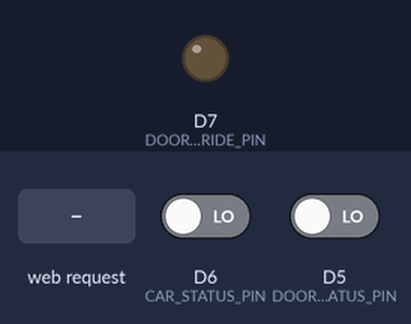
Simulated run of this sketch. Board: ESP8266 (NodeMCU). Parts: output pins drawn as LEDs (lit = HIGH). The inputs (shaded band) are chosen by the test bench; at power-on: D6 (CAR_STATUS_PIN) LOW, D5 (DOOR_STATUS_PIN) LOW. What the sketch prints to the serial monitor is not drawn.

Above: at 1.3 s.
1.4 s: HTTP request GET /door_override received
At 1.5 s:
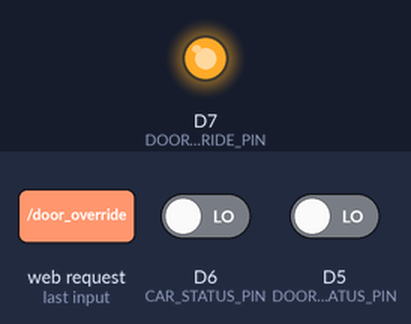
Timing chart, 0 to 4.4 s (numbered marks = the images above; inputs shaded):
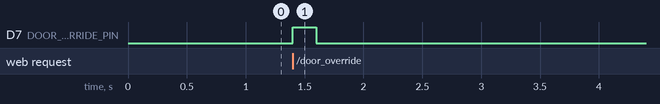

The sketch:

dooropener.ino
```cpp
#include <ESP8266WiFi.h>
#include <ESP8266WebServer.h>

/* Put your SSID & Password */
const char* ssid = "Garage Interface";  // Enter SSID here
const char* password = "12345678";  //Enter Password here

const int DOOR_STATUS_PIN = D5;
const int CAR_STATUS_PIN = D6;
const int DOOR_OVERRIDE_PIN = D7;

/* Put IP Address details */
IPAddress local_ip(192,168,1,1);
IPAddress gateway(192,168,1,1);
IPAddress subnet(255,255,255,0);

ESP8266WebServer server(80);


void setup() {
	Serial.begin(115200);
	pinMode(DOOR_STATUS_PIN, INPUT);
	pinMode(CAR_STATUS_PIN, INPUT);
	pinMode(DOOR_OVERRIDE_PIN, OUTPUT);

	WiFi.softAP(ssid, password, 1, 1);
	WiFi.softAPConfig(local_ip, gateway, subnet);
	delay(100);

	server.on("/", handle_root);
	server.on("/door_override", handle_door_override);
	server.onNotFound(handle_NotFound);

	server.begin();
	Serial.println("HTTP server started");
}
void loop() {
	server.handleClient();
}

void handle_root() {
	server.send(200, "text/html", SendHTML());
}

void handle_door_override() {
	digitalWrite(DOOR_OVERRIDE_PIN, HIGH);
	delay(200);
	digitalWrite(DOOR_OVERRIDE_PIN, LOW);
	server.send(200, "text/html", SendHTML());
}

void handle_NotFound() {
	server.send(404, "text/plain", "Not found");
}

String SendHTML() {
	int door_status = digitalRead(DOOR_STATUS_PIN);
	int car_status = digitalRead(CAR_STATUS_PIN);

	String ptr = "<!DOCTYPE html> <html>\n";
	ptr +="<head><meta name=\"viewport\" content=\"width=device-width, initial-scale=1.0, user-scalable=no\">\n";
	ptr +="<title>Garage Control</title>\n";
	ptr +="<style>html { font-family: Helvetica; display: inline-block; margin: 0px auto; text-align: center;}\n";
	ptr +="body{margin-top: 50px;} h1 {color: #444444;margin: 50px auto 30px;} h3 {color: #444444;margin-bottom: 50px;}\n";
	ptr +=".button {display: block;width: 120px;background-color: #1abc9c;border: none;color: white;padding: 13px 30px;text-decoration: none;font-size: 25px;margin: 0px auto 35px;cursor: pointer;border-radius: 4px;}\n";
	ptr +=".button-on {background-color: #1abc9c;}\n";
	ptr +=".button-on:active {background-color: #16a085;}\n";
	ptr +=".button-off {background-color: #34495e;}\n";
	ptr +=".button-off:active {background-color: #2c3e50;}\n";
	ptr +="p {font-size: 14px;color: #888;margin-bottom: 10px;}\n";
	ptr +="</style>\n";
	ptr +="</head>\n";
	ptr +="<body>\n";
	ptr +="<h1>Garage Door Interface 1.0</h1>\n";
	ptr +="<h3>Using Access Point(AP) Mode</h3>\n";

	if(door_status) {
		ptr +="<p>DOOR: OPEN</p>\n";
	} else {
		ptr +="<p>DOOR: CLOSED</p>\n";
	}

	if(car_status) {
		ptr +="<p>CAR: PRESENT</p>\n";
	} else {
		ptr +="<p>CAR: MISSING</p>\n";
	}

	ptr += "<a class=\"button button-on\" href=\"/door_override\">DOOR OVERRIDE</a>\n";

	ptr +="</body>\n";
	ptr +="</html>\n";
	return ptr;
}
```

Measured:
- after the input at 1.4 s, D7 (DOOR_OVERRIDE_PIN): LOW → HIGH at once, → LOW 0.20 s later
